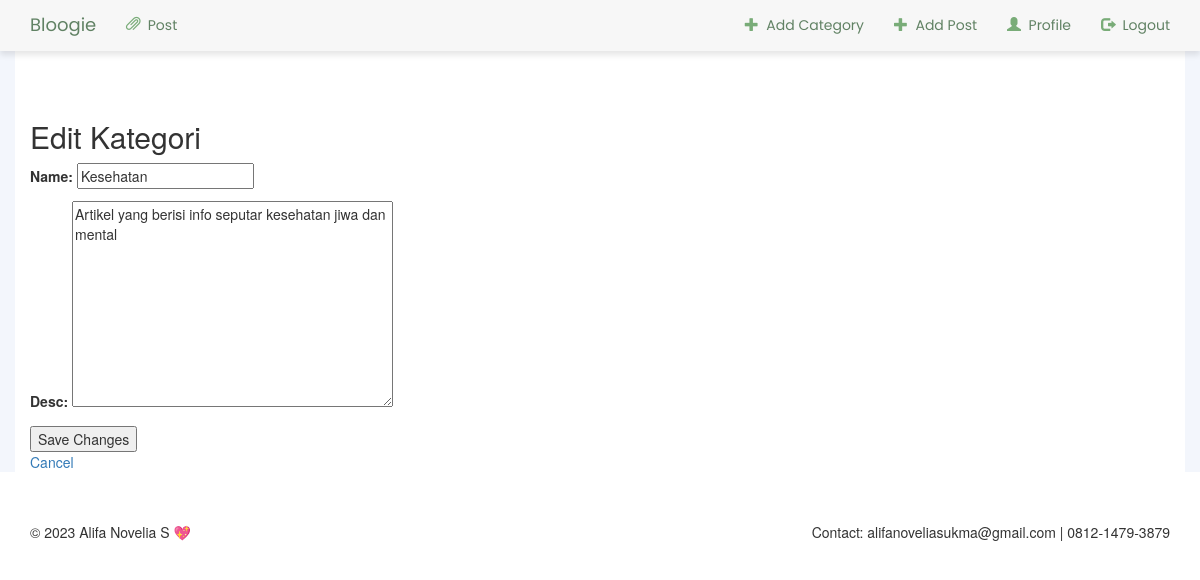
/1/update-kategori/ (signed in), run on the app's committed database.
### blog/models.py (models this page shows, shortened)
class Category(models.Model):
    name = models.CharField(max_length=100, unique=True)
    desc = models.TextField()

### blog/views.py (the view)
# urls.py: path('<int:pk>/update-kategori/', views.update_kategori, name='update_kategori'),
@login_required
def update_kategori(request, pk):
    kategoris = get_object_or_404(Category, pk=pk)
    if request.method == 'POST':
        form = CategoryForm(request.POST, instance=kategoris)
        if form.is_valid():
            form.save()
            return redirect('kategori_detail', pk=kategoris.pk)
    else:
        form = CategoryForm(instance=kategoris)
    return render(request, 'update_kategori.html', {'form': form, 'kategori': kategoris})

### blog/forms.py
class CategoryForm(forms.ModelForm):
    class Meta:
        model = Category
        fields = ['name', 'desc']

### blog/templates/update_kategori.html (shortened to what this page needs)
{% extends "base.html" %}
{% block content %}
<h2>Edit Kategori</h2>
<form method="post">
    {{ form.as_p }}
    <button type="submit">Save Changes</button>
</form>
<a href="{% url 'kategori_detail' kategori.pk %}">Cancel</a>
{% endblock %}

### data on the page
Category: name "Kesehatan", desc "Artikel yang berisi info seputar kesehatan jiwa dan mental"
